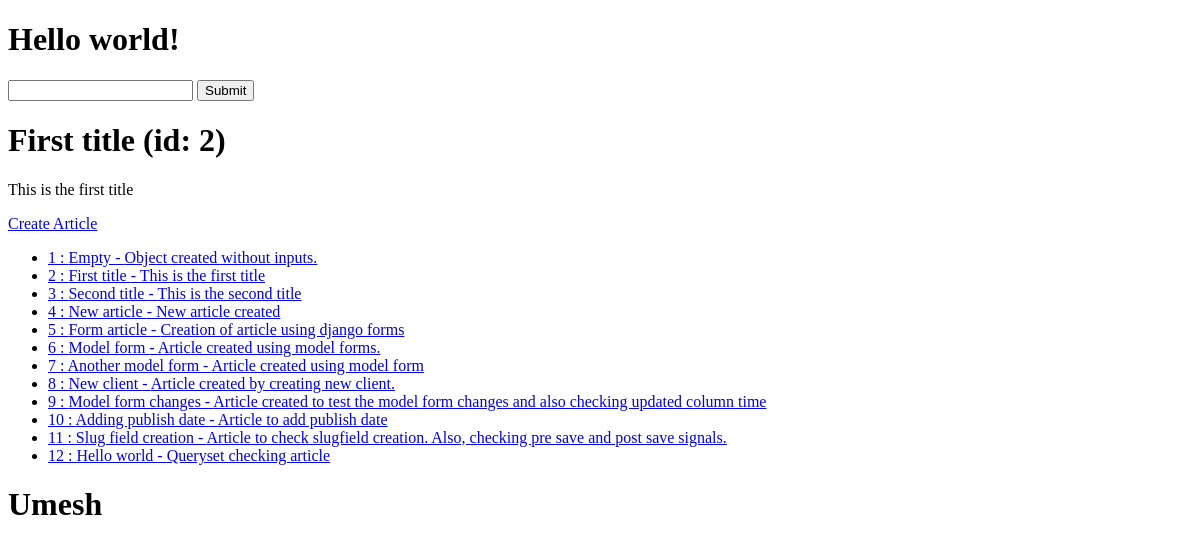
The app's page /, older data.
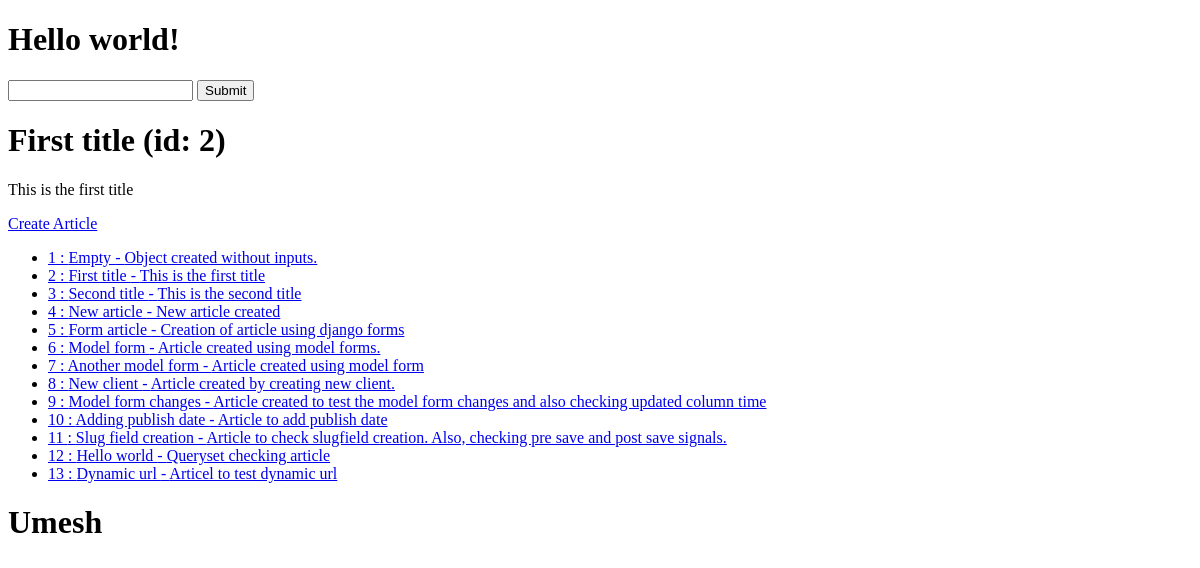
The same page, newer data.
### articles/models.py (models this page shows, shortened)
class Articles(models.Model): # All the class in models must import from models.Model
    user = models.ForeignKey(User, blank=True, null=True, on_delete=models.SET_NULL)
    title = models.CharField(max_length=120)
    slug = models.SlugField(unique=True, blank=True, null=True)
    content = models.TextField()
    timestamp = models.DateTimeField(auto_now_add=True)
    updated = models.DateTimeField(auto_now=True)
    publish = models.DateField(auto_now=False, auto_now_add=False, null=True, blank=True)
    objects = ArticleManager()
    def get_absolute_url(self):
        return reverse("article-detail", kwargs={"slug":self.slug})

### djangoproject/views.py (the view)
# urls.py: path('', home_view),
def home_view(request, id=None, *args, **kwargs):
    random_id = random.randint(1, 3)
    article_obj = Articles.objects.get(id=random_id)
    articles_list = Articles.objects.all()
    context = {
        "article_list" : articles_list,
        "id": article_obj.id,
        "title": article_obj.title,
        "content": article_obj.content
    }
    HTML_STRING = render_to_string("home-view.html", context=context)
    return HttpResponse(HTML_STRING)

### articles/models.py (called while the page is built)
    def get_queryset(self):
        return ArticleQuerySet(self.model, using=self._db)

### templates/home-view.html
{% extends "base.html" %}
{% block content %}
<h1>{{ title }} (id: {{ id }})</h1>
<p>{{ content }}</p>
 <a href="{% url 'article-create' %}">Create Article</a>
 <ul>
    {% for x in article_list %}
        {% if x.title %}
            <li><a href="{{ x.get_absolute_url }}">{{ x.id }} : {{ x.title }} - {{ x.content }}</a></li>
        {% endif %}
    {% endfor %}
</ul>
{% endblock content %}
{% block name %}
<h1>Umesh</h1>
{% endblock name %}

Row changes from the older to the newer data that the page shows:
added Articles: id "13", title "Dynamic url", content "Articel to test dynamic url"
